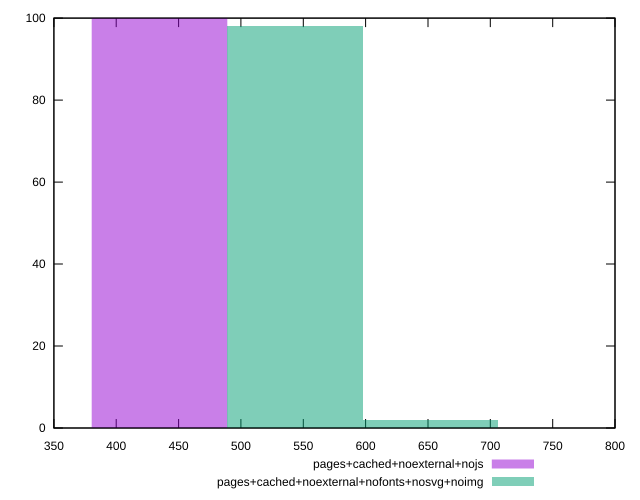

Reproduce this figure in gnuplot.
reset
set terminal svg size 640, 500 enhanced background rgb 'white'
set output "reprap/mainthread-work-breakdown/comparison/histogram/10_vs_11.svg"

$pagesCachedNoexternalNojs <<EOF
434.6483077160251 100
EOF

$pagesCachedNoexternalNofontsNosvgNoimg <<EOF
543.3103846450314 98
651.9724615740377 2
EOF

set key outside below
set boxwidth 108.66207692900628
set yrange [0:100]
set style fill transparent solid 0.5 noborder

plot \
  $pagesCachedNoexternalNojs title "pages+cached+noexternal+nojs" with boxes, \
  $pagesCachedNoexternalNofontsNosvgNoimg title "pages+cached+noexternal+nofonts+nosvg+noimg" with boxes, \


reset
